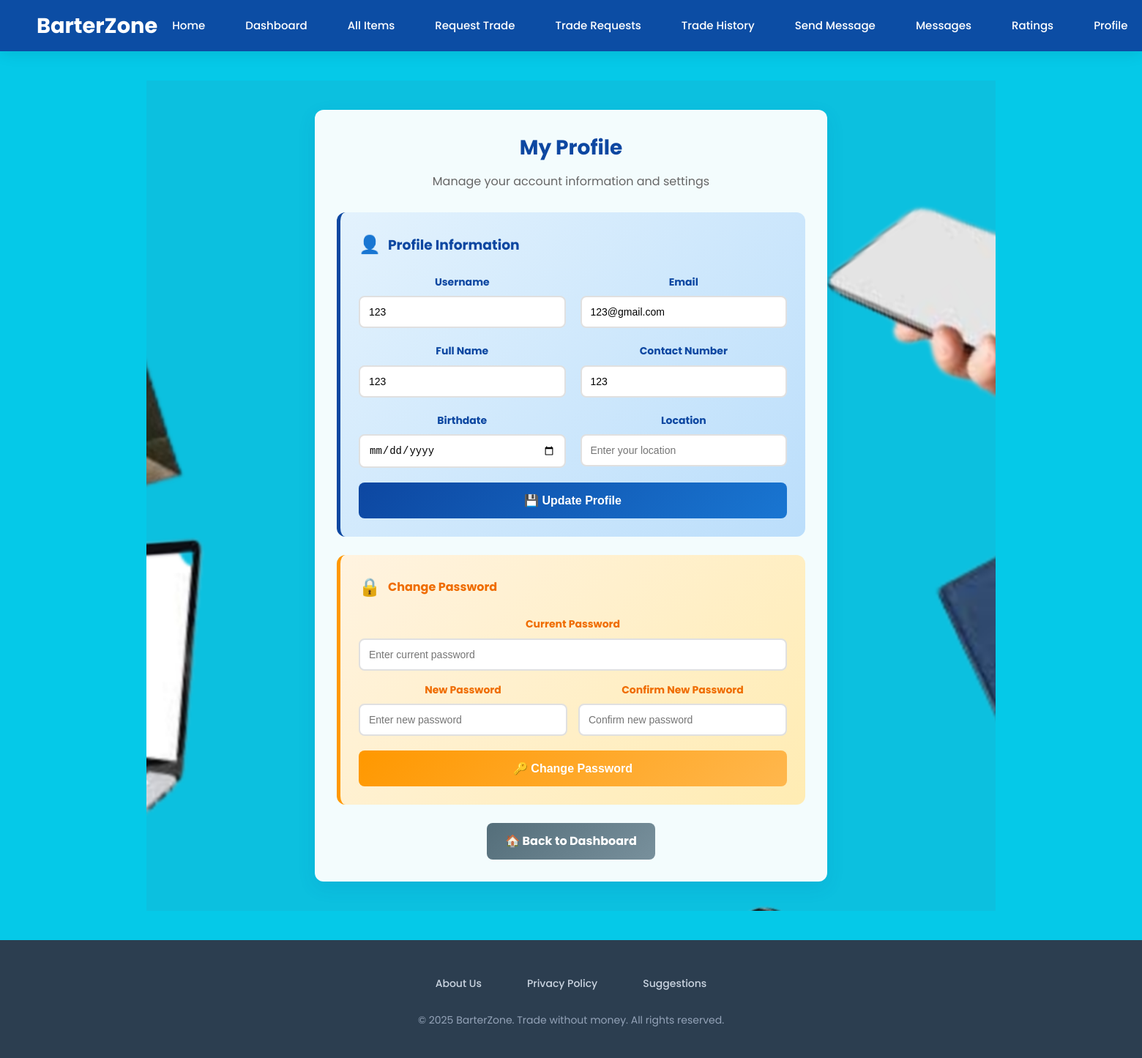
Page /profile (signed in) on the committed database.
### tables this page shows
CREATE TABLE users (
            id INTEGER PRIMARY KEY AUTOINCREMENT,
            username TEXT UNIQUE NOT NULL,
            email TEXT,
            password TEXT NOT NULL,
            birthdate TEXT,
            location TEXT,
            full_name TEXT,
            contact TEXT,
            created_at TIMESTAMP DEFAULT CURRENT_TIMESTAMP
        , is_admin BOOLEAN DEFAULT 0);

### app.py (the view, shortened to what this page needs)
@app.route('/profile', methods=['GET', 'POST'])
def profile():
    if 'user_id' not in session:
        flash('Please login first.', 'warning')
        return redirect(url_for('login'))
    user_id = session['user_id']
    with sqlite3.connect(DB_NAME) as conn:
        conn.row_factory = sqlite3.Row
        user = conn.execute(
            "SELECT * FROM users WHERE id = ?",
            (user_id,)
        ).fetchone()
    return render_template('profile.html', user=user)

### templates/profile.html (shortened to what this page needs)
{% extends "base.html" %}
{% block content %}
<section class="hero-section">
  <div class="overlay" style="background: rgba(255,255,255,0.95); color:#333; max-width: 700px; width:100%; padding:30px; border-radius:12px; box-shadow: 0 8px 25px rgba(13, 71, 161, 0.1);">
    <div style="text-align: center; margin-bottom: 30px;">
      <h2 style="color:#0d47a1; margin-bottom:10px; font-size: 28px;">My Profile</h2>
      <p style="color:#666; font-size: 16px;">Manage your account information and settings</p>
    </div>
    <div style="background: linear-gradient(135deg, #e3f2fd 0%, #bbdefb 100%); padding: 25px; border-radius: 12px; margin-bottom: 25px; border-left: 5px solid #0d47a1;">
      <h3 style="color:#0d47a1; margin-top:0; margin-bottom:20px; display: flex; align-items: center; gap: 10px;">
        <span style="font-size: 24px;">👤</span>
        Profile Information
      </h3>
      <form method="POST" action="{{ url_for('profile') }}">
        <div style="display: grid; grid-template-columns: 1fr 1fr; gap: 20px; margin-bottom: 20px;">
          <div>
            <label style="display: block; margin-bottom: 8px; font-weight: bold; color:#0d47a1; font-size: 14px;">Username</label>
            <input type="text" name="username" value="{{ user['username'] }}" required
                   style="width: 100%; padding: 12px; border: 2px solid #e0e0e0; border-radius: 8px; font-size: 14px; transition: border-color 0.3s;">
          </div>
          <div>
            <label style="display: block; margin-bottom: 8px; font-weight: bold; color:#0d47a1; font-size: 14px;">Email</label>
            <input type="email" name="email" value="{{ user['email'] }}" required
                   style="width: 100%; padding: 12px; border: 2px solid #e0e0e0; border-radius: 8px; font-size: 14px; transition: border-color 0.3s;">
          </div>
        </div>
        <div style="display: grid; grid-template-columns: 1fr 1fr; gap: 20px; margin-bottom: 20px;">
          <div>
            <label style="display: block; margin-bottom: 8px; font-weight: bold; color:#0d47a1; font-size: 14px;">Full Name</label>
            <input type="text" name="full_name" value="{{ user['full_name'] or '' }}"
                   placeholder="Enter your full name"
                   style="width: 100%; padding: 12px; border: 2px solid #e0e0e0; border-radius: 8px; font-size: 14px; transition: border-color 0.3s;">
          </div>
          <div>
            <label style="display: block; margin-bottom: 8px; font-weight: bold; color:#0d47a1; font-size: 14px;">Contact Number</label>
            <input type="text" name="contact" value="{{ user['contact'] or '' }}"
                   placeholder="Enter your contact number"
                   style="width: 100%; padding: 12px; border: 2px solid #e0e0e0; border-radius: 8px; font-size: 14px; transition: border-color 0.3s;">
          </div>
        </div>
        <div style="display: grid; grid-template-columns: 1fr 1fr; gap: 20px; margin-bottom: 20px;">
          <div>
            <label style="display: block; margin-bottom: 8px; font-weight: bold; color:#0d47a1; font-size: 14px;">Birthdate</label>
            <input type="date" name="birthdate" value="{{ user['birthdate'] or '' }}"
                   style="width: 100%; padding: 12px; border: 2px solid #e0e0e0; border-radius: 8px; font-size: 14px; transition: border-color 0.3s;">
          </div>
          <div>
            <label style="display: block; margin-bottom: 8px; font-weight: bold; color:#0d47a1; font-size: 14px;">Location</label>
            <input type="text" name="location" value="{{ user['location'] or '' }}"
                   placeholder="Enter your location"
                   style="width: 100%; padding: 12px; border: 2px solid #e0e0e0; border-radius: 8px; font-size: 14px; transition: border-color 0.3s;">
          </div>
        </div>
        <button type="submit" class="btn-primary" style="width: 100%; padding: 15px; background: linear-gradient(135deg, #0d47a1 0%, #1976d2 100%); color: white; border: none; border-radius: 8px; font-size: 16px; font-weight: bold; cursor: pointer; transition: all 0.3s ease;">
          💾 Update Profile
        </button>
      </form>
    </div>
    <div style="background: linear-gradient(135deg, #fff3e0 0%, #ffecb3 100%); padding: 25px; border-radius: 12px; margin-bottom: 25px; border-left: 5px solid #ff9800;">
      <h4 style="color:#ef6c00; margin-top:0; margin-bottom:20px; display: flex; align-items: center; gap: 10px;">
        <span style="font-size: 24px;">🔒</span>
        Change Password
      </h4>
      <form method="POST" action="{{ url_for('change_password') }}">
        <div style="margin-bottom: 15px;">
          <label style="display: block; margin-bottom: 8px; font-weight: bold; color:#ef6c00; font-size: 14px;">Current Password</label>
          <input type="password" name="current_password" placeholder="Enter current password" required
                 style="width: 100%; padding: 12px; border: 2px solid #e0e0e0; border-radius: 8px; font-size: 14px; transition: border-color 0.3s;">
        </div>
        <div style="display: grid; grid-template-columns: 1fr 1fr; gap: 15px; margin-bottom: 20px;">
          <div>
            <label style="display: block; margin-bottom: 8px; font-weight: bold; color:#ef6c00; font-size: 14px;">New Password</label>
            <input type="password" name="new_password" placeholder="Enter new password" required
                   style="width: 100%; padding: 12px; border: 2px solid #e0e0e0; border-radius: 8px; font-size: 14px; transition: border-color 0.3s;">
          </div>
          <div>
            <label style="display: block; margin-bottom: 8px; font-weight: bold; color:#ef6c00; font-size: 14px;">Confirm New Password</label>
            <input type="password" name="confirm_password" placeholder="Confirm new password" required
                   style="width: 100%; padding: 12px; border: 2px solid #e0e0e0; border-radius: 8px; font-size: 14px; transition: border-color 0.3s;">
          </div>
        </div>
        <button type="submit" class="btn-primary" style="width: 100%; padding: 15px; background: linear-gradient(135deg, #ff9800 0%, #ffb74d 100%); color: white; border: none; border-radius: 8px; font-size: 16px; font-weight: bold; cursor: pointer; transition: all 0.3s ease;">
          🔑 Change Password
        </button>
      </form>
    </div>
    <div style="text-align: center;">
      <a href="{{ url_for('dashboard') }}" class="btn-primary" style="padding: 12px 25px; background: linear-gradient(135deg, #546e7a 0%, #78909c 100%); color: white; border: none; border-radius: 8px; font-weight: bold; font-size: 16px; cursor: pointer; transition: all 0.3s ease; text-decoration: none;">
        🏠 Back to Dashboard
      </a>
    </div>
  </div>
</section>
{% endblock %}

### static/style.css (style rules this page uses)
* { margin: 0; padding: 0; box-sizing: border-box; }
body { font-family: 'Poppins', sans-serif; color: #fff; display: flex; flex-direction: column; min-height: 100vh; }
.hero-section { background: url("/static/images/home.png") no-repeat center center/cover; flex: 1; display: flex; justify-content: center; align-items: center; padding: 40px; text-align: center; }
.overlay { background: rgba(0, 86, 99, 0.8); padding: 40px; border-radius: 10px; max-width: 500px; width: 100%; }
.btn-primary { background-color: #ff9800; color: white; border: none; border-radius: 10px; padding: 12px 20px; cursor: pointer; font-weight: bold; transition: opacity 0.3s; text-decoration: none; display: inline-block; }

### templates/base.html (style rules this page uses)
* { margin: 0; padding: 0; box-sizing: border-box; }
body { font-family: 'Poppins', sans-serif; background: #05C9E8; color: #1e293b; line-height: 1.6; min-height: 100vh; }

### rows in the picture
users: username "123", email "123@gmail.com", full_name "123", contact "123"
